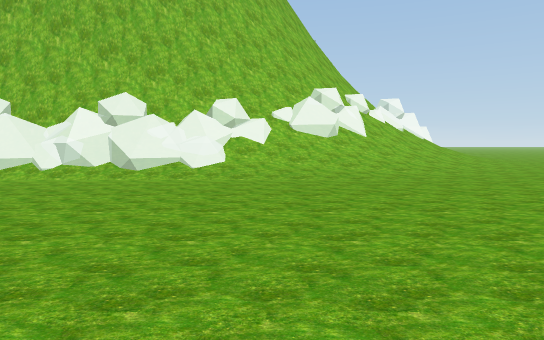
[1] (above)

22 first-person views from a walk through a 3-D level made in the Unity game engine. The camera is 1.2 m above the floor, tilts 4° down and sees 70° across. The floor is counted in squares, 2 m on a side. Each view is taken from the middle of a square. On the plan, view 1 faces up. The plan holds only what a view shows up to about 11 squares ahead; the rest is blank. The place goes on beyond the plan. The player character is not drawn. Some surface patterns are stand-ins.

[2]
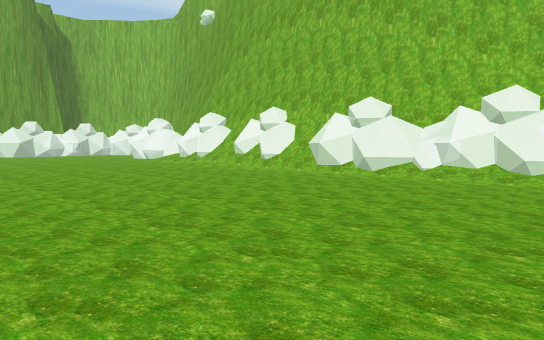

[3]
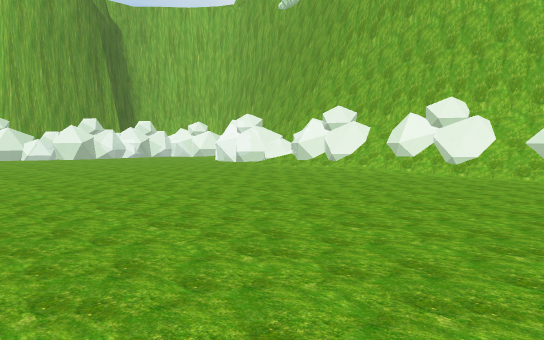

[4]
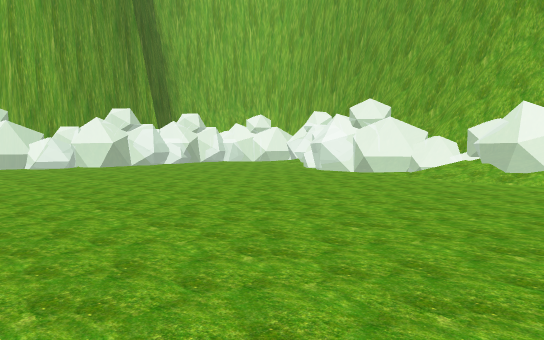

[5]
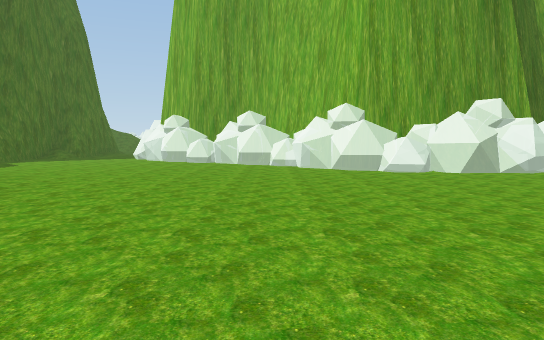

[6]
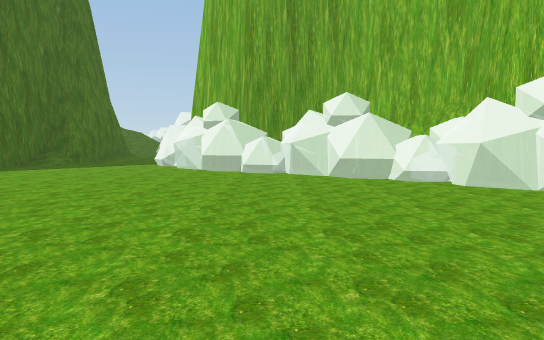

[7]
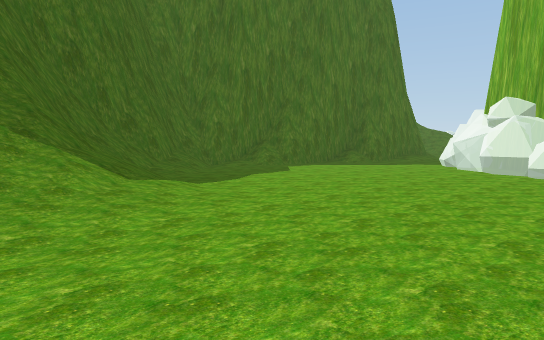

[8]
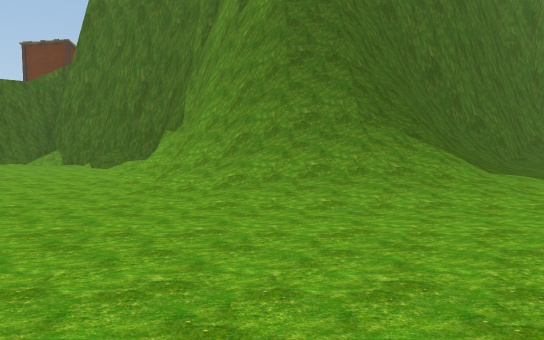

[9]
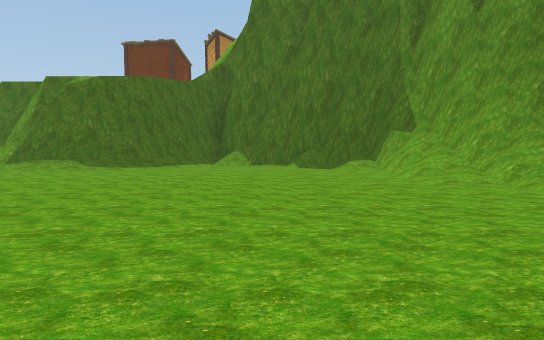

[10]
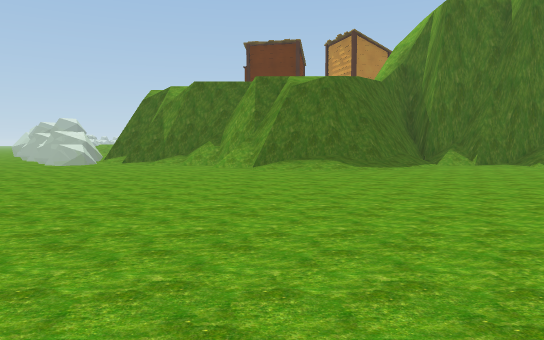

[11]
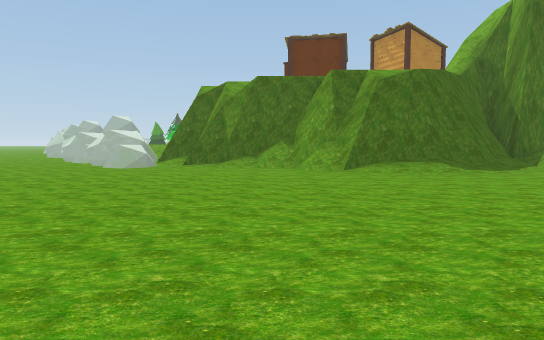

[12]
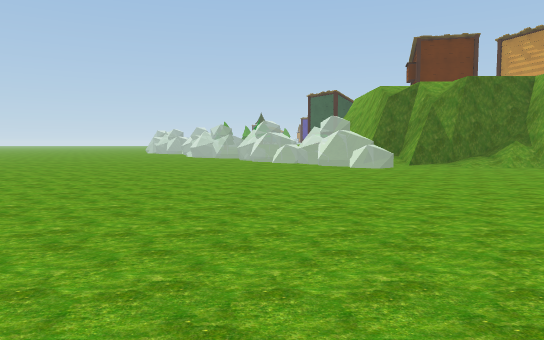

[13]
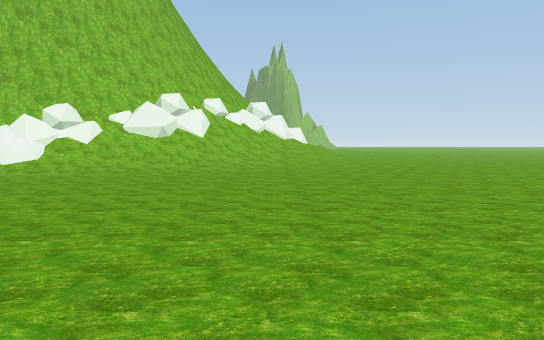

[14]
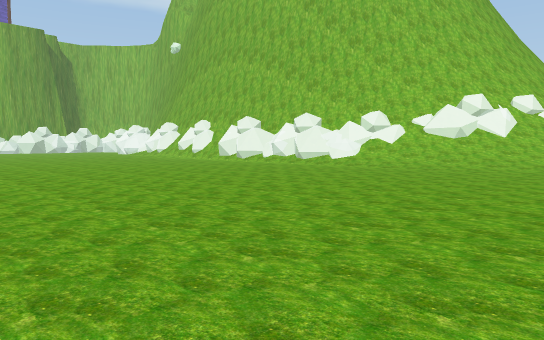

[15]
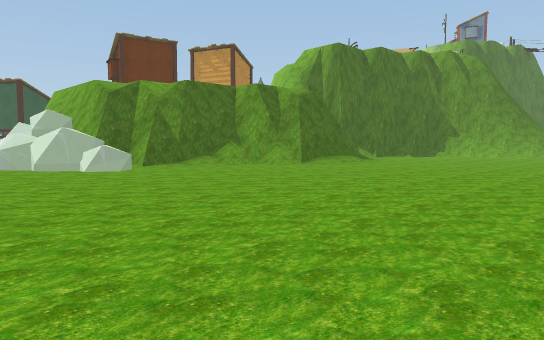

[16]
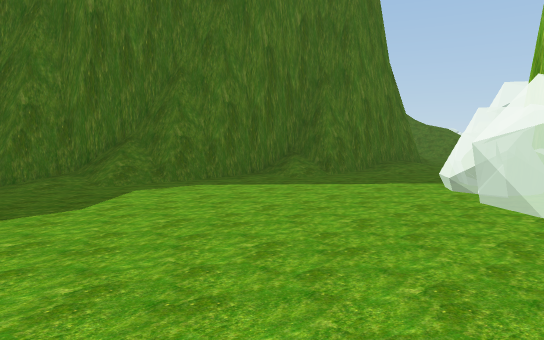

[17]
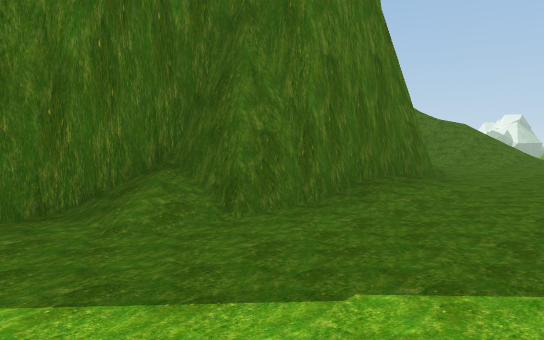

[18]
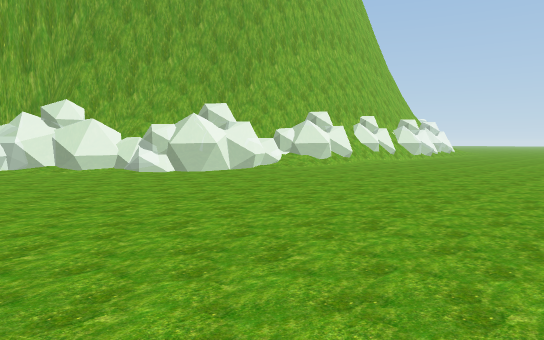

[19]
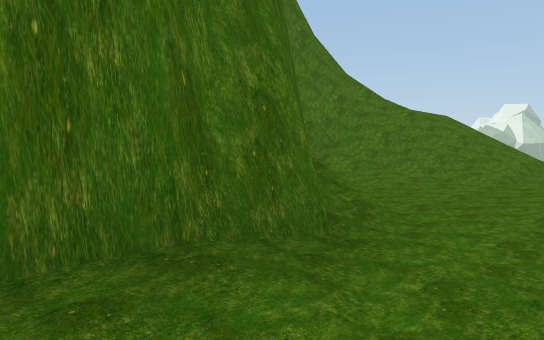

[20]
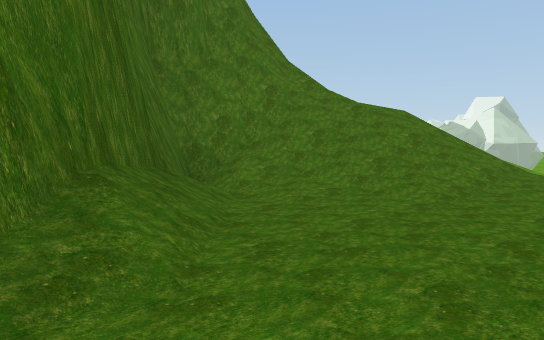

[21]
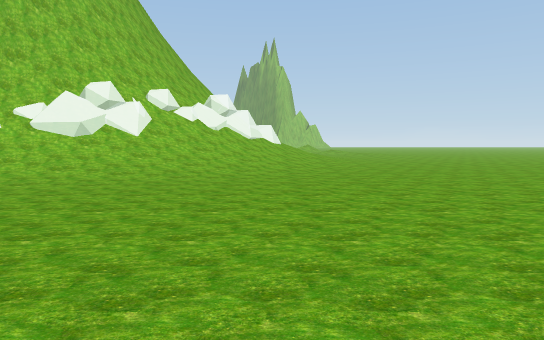

[22]
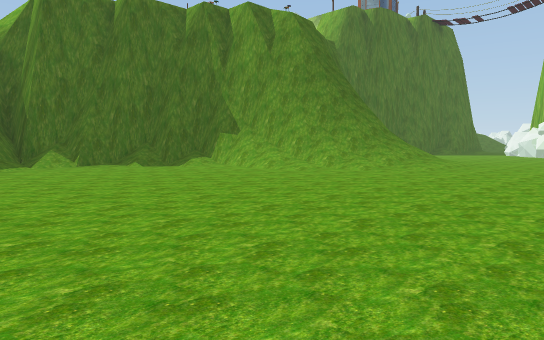

### Floor plan
Key: @ floor where view 1 was taken; # wall or solid block; . floor; / step, stairs or slope; = window, fence, low wall or low ledge; ^ raised ledge.
Columns run from 37 left of view 1 to 6 right of it. Each row starts with its distance up from view 1.
 12                                        #= //
 11                                       ## ///
 10                                      ##=////
  9                    ####             ### ///.
  8                    ..###  #      ####=////..
  7                 # .... ##############///....
  6                 # ........../...............
  5                 ##..........................
  4                 ##..........................
  3                 # ..........................
  2                ##...........................
  1               ## ...........................
  0              ## .....................@.....
 -1                ............................
 -2             # .......................  ....
 -3            ## ..............................
 -4           ## .......///.....................
 -5          #  ......//////....................
 -6    ...............///##//...................
 -7 //.....///........//####/...................
 -8 ///../#####.....///##  ##...................
 -9 /////##   ####///###   ##/....////..........
-10 ////##       #####      ##/../####/...=.....
-11 /####                    ###/##  ##//.^ ....
-12 ##                         ###    #####  ...

Where each view was taken, in squares from view 1:
view 1: 0 up, 0 right, facing up
view 2: 0 up, 1 left, facing up-left
view 3: 1 down, 5 left, facing up-left
view 4: 0 up, 10 left, facing up-left
view 5: 0 up, 12 left, facing left
view 6: 2 down, 16 left, facing left
view 7: 1 down, 16 left, facing down-left
view 8: 0 up, 15 left, facing down
view 9: 0 up, 10 left, facing down
view 10: 0 up, 4 left, facing down
view 11: 1 down, 2 left, facing down
view 12: 1 down, 4 right, facing down
view 13: 1 down, 4 right, facing up
view 14: 2 down, 5 right, facing up-left
view 15: 2 down, 5 right, facing down-left
view 16: 3 down, 21 left, facing down-left
view 17: 5 down, 25 left, facing down-left
view 18: 0 up, 20 left, facing up-right
view 19: 6 down, 29 left, facing down-left
view 20: 6 down, 31 left, facing down-left
view 21: 1 up, 5 right, facing up
view 22: 0 up, 6 left, facing down-left
